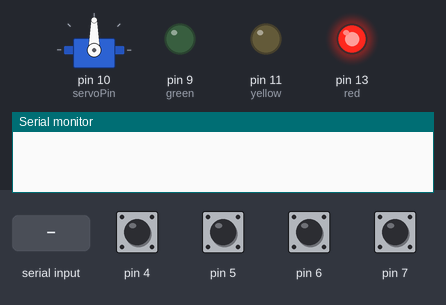
The sketch below on a simulated Arduino Uno, built with avr-gcc and run on an emulated ATmega328P. On the bench: servo, output pins drawn as LEDs (lit = HIGH), the last lines printed to the serial monitor. Dashed ring = blinking. The test bench sets the inputs (shaded band); at power-on: pin 4–7 HIGH.

Above: at 4.2 s.
4.3 s: pin 5 pulled LOW for 0.15 s
At 4.7 s:
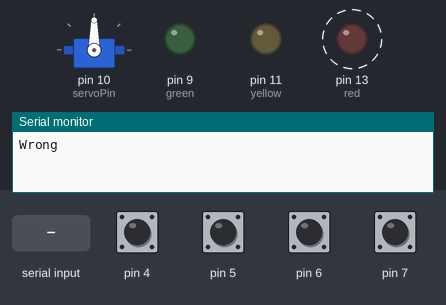
7.3 s: "t" received over Serial
At 8.36 s:
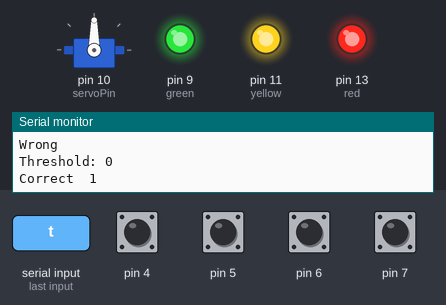
Timing chart, 0 to 14.4 s (numbered marks = the images above; inputs shaded):
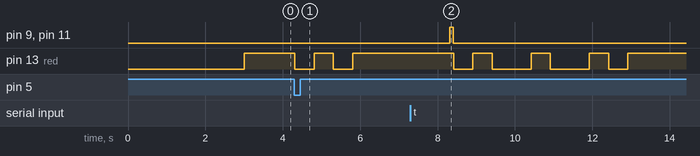

The sketch:

I2C_Master_V1.ino
```cpp
#include <CapacitiveSensor.h>
#include <Servo.h>
Servo myServo;
#define servoPin 10

#define red 13
#define yellow 11
#define green 9

CapacitiveSensor CapSense[4] = {
  CapacitiveSensor(3, 4),
  CapacitiveSensor(3, 5),
  CapacitiveSensor(3, 6),
  CapacitiveSensor(3, 7)
};

char sValue[4] = {'a', 'b', 'c', 'd'};

boolean once[4] = {false, false, false, false};

char pass[4] = "acbd";
int passIndex = 0;

boolean s = false;
boolean n = false;

int th = 30;

void setup() {
  Serial.begin(115200);
  delay(3000);

  pinMode(yellow, OUTPUT);
  pinMode(red, OUTPUT);
  pinMode(green, OUTPUT);
  digitalWrite(red, HIGH);
  digitalWrite(green, LOW);
  digitalWrite(yellow, LOW);

  for (int i = 0; i < 4; i++)
    CapSense[i].reset_CS_AutoCal();

  myServo.attach(servoPin);
}

void loop() {
  long value[4];

  for (int i = 0; i < 4; i++) {
    value[i] = CapSense[i].capacitiveSensor(30);
    if (value[i] > th) {
      if (once[i] == false) {
        once[i] = true;
        trigger(i);
      }
    }
    else {
      once[i] = false;
    }
    if (s) {
      if (i < 3)
        Serial.print(String(value[i]) + "\t");
      else
        Serial.println(value[i]);
    }
  }

  if (Serial.available()) {
    if (Serial.peek() == 'r') {
      Serial.read();
      switch (Serial.read()) {
        case '0': CapSense[0].reset_CS_AutoCal(); break;
        case '1': CapSense[1].reset_CS_AutoCal(); break;
        case '2': CapSense[2].reset_CS_AutoCal(); break;
        case '3': CapSense[3].reset_CS_AutoCal(); break;
        case -1: for (int i = 0; i < 4; i++) CapSense[i].reset_CS_AutoCal(); break;
      }
      Serial.println("Reset");
    }
    else if (Serial.peek() == 't') {
      Serial.read();
      th = Serial.parseInt();
      Serial.println("Threshold: " + String(th));
    }
    else if (Serial.peek() == 'n') {
      Serial.read();
      Serial.println("New Pass");
      passIndex = 0;
      n = true;
    }
    else if (Serial.read() == 's') {
      s = !s;
      Serial.println(s ? "Serial Enable" : "Serial Disable");
    }
  }
}

void trigger(int sensor) {
  // Do when any Sensor is pressed
  if (n) {
    pass[passIndex] = sValue[sensor];
    Serial.println("Pass " + String(passIndex) + ": " + String(sValue[sensor]));
    if (++passIndex == 8){
      Serial.println("New Pass: " + String(pass));
      n = false;
    }
  }
  else {
    if (pass[passIndex] == sValue[sensor]) {
      Serial.println("Correct\t" + String(++passIndex));
      digitalWrite(yellow, HIGH);
      digitalWrite(green, HIGH);
      delay(100);
      digitalWrite(yellow, LOW);
      digitalWrite(green, LOW);
    }
    else {
      Serial.println("Wrong");
      passIndex = 0;
      digitalWrite(red, LOW);
      delay(500);
      digitalWrite(red, HIGH);
      delay(500);
      digitalWrite(red, LOW);
      delay(500);
      digitalWrite(red, HIGH);
    }

    if (passIndex == (sizeof(pass) / sizeof(char))) {
      Serial.println("Unlock");
      myServo.write(180);
      digitalWrite(red, LOW);
      digitalWrite(green, HIGH);
      digitalWrite(yellow, LOW);
      for(int i = 0; i < 10; i++){
        digitalWrite(yellow, !digitalRead(yellow));
        delay(500);
      }
      Serial.println("Lock");
      myServo.write(0);
      digitalWrite(red, HIGH);
      digitalWrite(green, LOW);
      passIndex = 0;
    }
  }
}
```

Measured:
- after the input at 4.3 s, pin 13 (red): alternates HIGH for 0.50 s and LOW for 0.50 s, 4 changes in all, then stays HIGH, starting at once
- after the input at 7.3 s, pin 9 (green), pin 11 (yellow): LOW → HIGH after 1.0 s, → LOW 0.10 s later; pin 13 (red): HIGH → LOW after 1.1 s, then repeats every 1.5 s: HIGH 0.50 s, LOW 1.0 s
